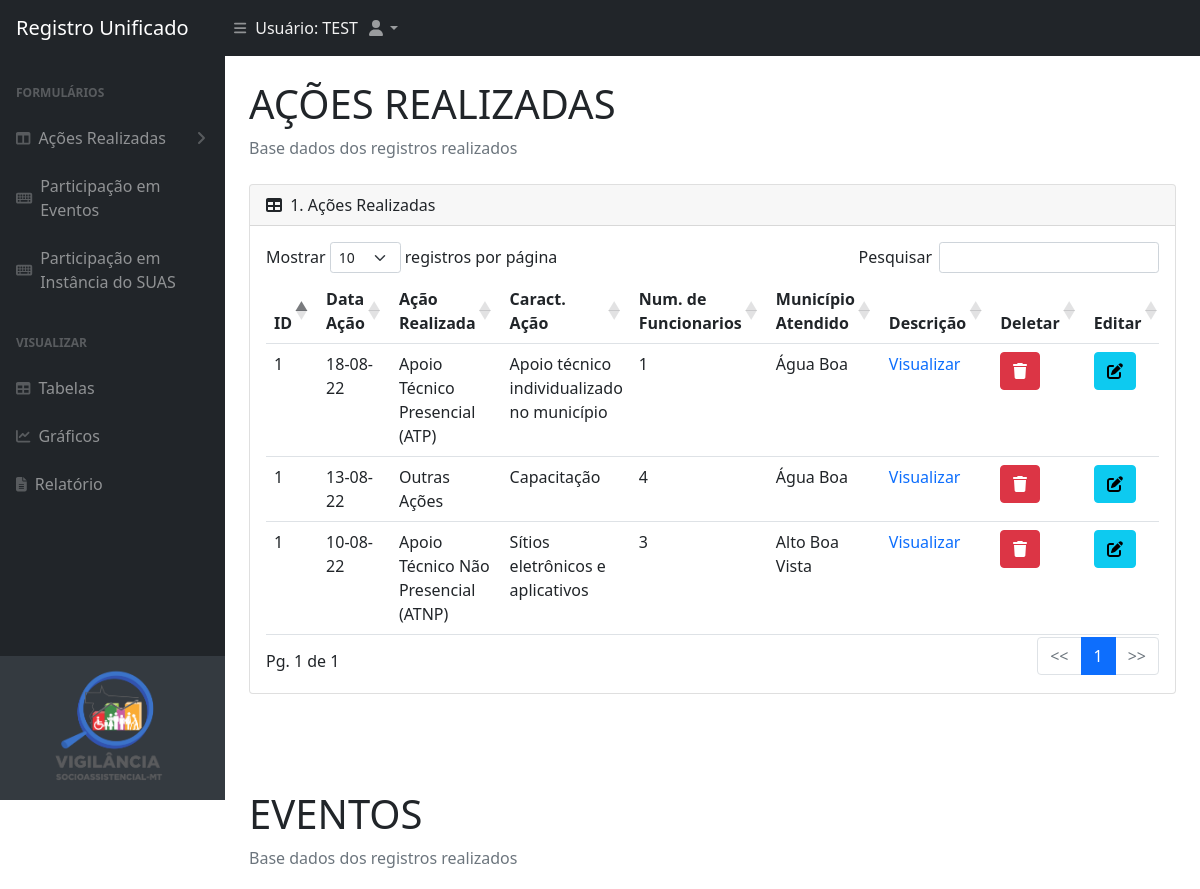
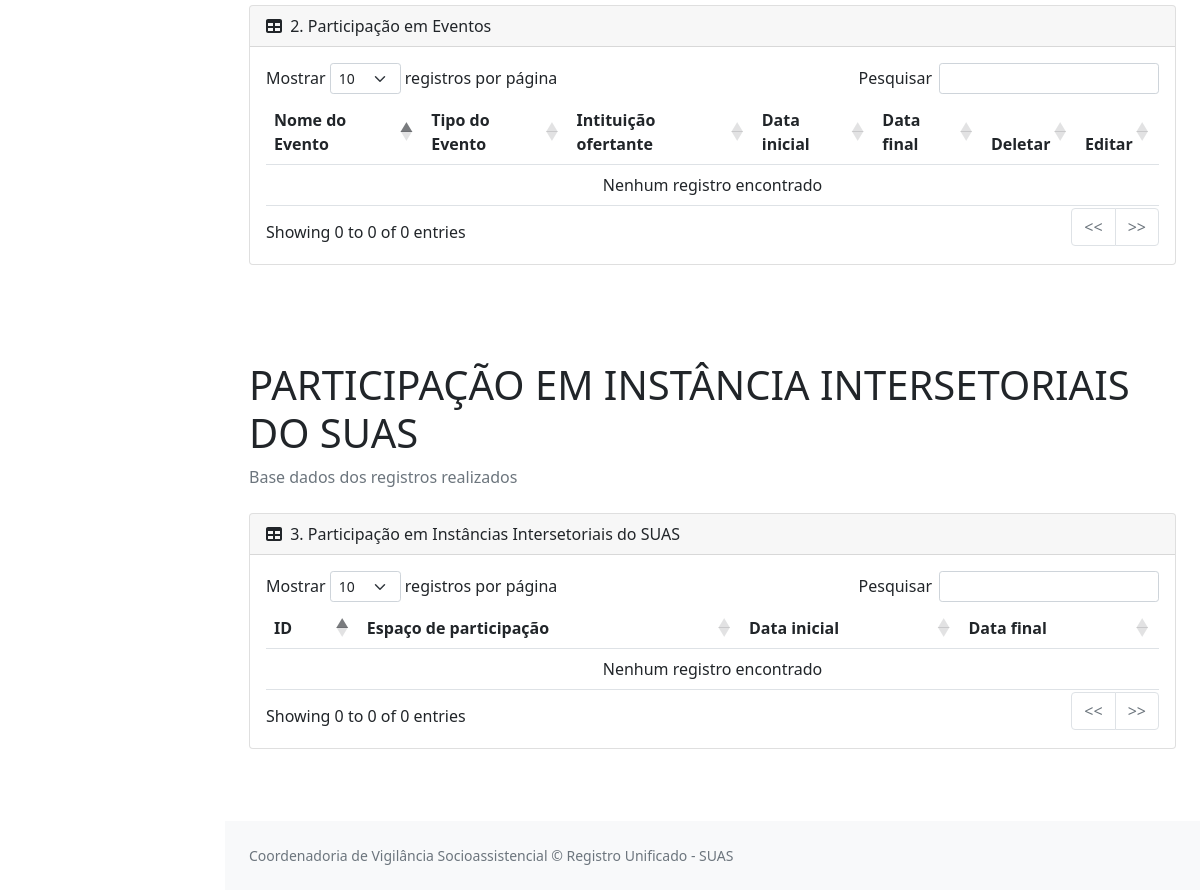
Page /users/tabelas (signed in) on the committed database (2 pictures, top to bottom).
### app/models.py (models this page shows, shortened)
class User(AbstractUser):
    id = models.AutoField(primary_key=True)
    sector_name = models.CharField(max_length=100, choices=LISTA_SETORES)

class AcaoAtpModel(models.Model):
    user = models.ForeignKey(User, on_delete=models.CASCADE, related_name='acaoAtp')
    acao_realizada = models.CharField(max_length=100, choices= ACAO_REALIZADA_CHOICE, default= 'Apoio Técnico Presencial (ATP)')
    caracteristica_acao = models.CharField(max_length=100, choices=TECNICO_PRESENCIAL_CHOICE, default= '')
    n_profissionais_atendidos = models.IntegerField('Numero de Funcionario',blank=False, null=False)
    descricao_acao = models.TextField('Descrição da Ação', max_length=1000, blank=False, null=False)
    data_acao = models.DateField('Data', blank=False, null=False)
    data_publicacao = models.DateField('Data da Publicação', default=timezone.now)
    municipio_atendido = models.CharField(max_length=100, choices= LISTA_MUNICIPIOS, default= '')

class AcaoOutrasModel(models.Model):
    user = models.ForeignKey(User, on_delete=models.CASCADE, related_name='acaoOutras')
    acao_realizada = models.CharField(max_length=100, choices= ACAO_REALIZADA_CHOICE, default= 'Outras Ações')
    caracteristica_acao = models.CharField(max_length=100, choices=OUTRAS_ACOES_CHOICE, default= '')
    n_profissionais_atendidos = models.IntegerField('Numero de Funcionario',blank=False, null=False)
    descricao_acao = models.TextField('Descrição da Ação', max_length=1000, blank=False, null=False)
    data_acao = models.DateField('Data', blank=False, null=False)
    data_publicacao = models.DateField('Data da Publicação', default=timezone.now)
    municipio_atendido = models.CharField(max_length=100, choices= LISTA_MUNICIPIOS, default='')

class AcaoAtnpModel(models.Model):
    user = models.ForeignKey(User, on_delete=models.CASCADE, related_name='acaoAtnp')
    acao_realizada = models.CharField(max_length=100, choices= ACAO_REALIZADA_CHOICE, default= 'Apoio Técnico Não Presencial (ATNP)')
    caracteristica_acao = models.CharField(max_length=100, choices=TECNICO_NAO_PRESENCIAL_CHOICE, default='')
    n_profissionais_atendidos = models.IntegerField('Numero de Funcionario',blank=False, null=False)
    descricao_acao = models.TextField('Descrição da Ação', max_length=1000, blank=False, null=False)
    data_acao = models.DateField('Data', blank=False, null=False)
    data_publicacao = models.DateField('Data da Publicação', default=timezone.now)
    municipio_atendido = models.CharField(max_length=100, choices= LISTA_MUNICIPIOS, default= '')

### app/views.py (the view)
# urls.py: path('tabelas', view=tables, name="tables"),
@login_required(login_url='contas/login')
@user_required
def tables(request):
    table_action_atp_page_object = AcaoAtpModel.objects.filter(user=request.user).values().order_by('-id')
    table_action_atnp_page_object = AcaoAtnpModel.objects.filter(user=request.user).values().order_by('-id')
    table_action_outras_page_object = AcaoOutrasModel.objects.filter(user=request.user).values().order_by('-id')
    table_event_page_object = TableEventModel.objects.filter(user=request.user).values().order_by('-id')
    table_interset_page_object = TableIntersetModel.objects.filter(user=request.user).values().order_by('-id')
    df_atp = pd.DataFrame(list(AcaoAtpModel.objects.all().values()))
    df_atnp = pd.DataFrame(list(AcaoAtnpModel.objects.all().values()))
    df_outras = pd.DataFrame(list(AcaoOutrasModel.objects.all().values()))
    df = pd.concat([df_atp,df_atnp,df_outras])#.drop(columns=['user_id'])
    df['data_acao'] = pd.to_datetime(df['data_acao']).dt.strftime('%d-%m-%y')
    df = df.sort_values(by='data_acao', ascending=False)
    json_records = df.reset_index().to_json(orient ='records')
    data_json = []
    data_json = json.loads(json_records)
    return render(request, 'app/tables/viewAllTable.html',
    {
    'table_event_page_object':table_event_page_object,
    'table_interset_page_object':table_interset_page_object,
    'data_json':data_json
    })

### templates/app/tables/viewAllTable.html (shortened to what this page needs)
{% extends 'app/index.html' %}
{% load static%}
{% block content %}
<div class="container-fluid px-4">
  <h1 class="mt-4">AÇÕES REALIZADAS</h1>
  <ol class="breadcrumb mb-4">
      <li class="breadcrumb-item active">Base dados dos registros realizados</li>
  </ol>
  <div class="card mb-4">
    <div class="card-header">
        <i class="fas fa-table me-1"></i>
        1. Ações Realizadas
    </div>
    <div class="card-body">
      <table class="table mydatatable" style="width:100%" >
        <thead>
          <tr>
            <th scope="col">ID</th>
            <th scope="col">Data Ação</th>
            <th scope="col">Ação Realizada</th>
            <th scope="col">Caract. Ação</th>
            <th scope="col">Num. de Funcionarios</th>
            <th scope="col">Município Atendido</th>
            <th scope="col">Descrição</th>
            <th scope="col">Deletar</th>
            <th scope="col">Editar</th>
          </tr>
        </thead>
        <tbody>
          {% for table in data_json %}
          <tr>
            <td>{{table.id}}</td>
            <td>{{table.data_acao }}</td>
            <td>{{table.acao_realizada}}</td>
            <td>{{table.caracteristica_acao}}</td>
            <td>{{table.n_profissionais_atendidos}}</td>
            <td>{{table.municipio_atendido}}</td>
            <td><a href="{% url 'description_table' id=table.id %}" class="text-decoration-none">Visualizar
              </a></td>
            <td>
              <form action="{% url 'deleteTableAction' id=table.id %}" method="POST">
                <button type="submit" class="btn btn-danger" confirm="Deseja apagar ?">
                  <i class="fa-solid fa-trash"></i></button>
              </form>
            </td>
            <td><a href="{% url 'tableActionUpdate' id=table.id%}">
                <button type="button" class="btn btn-info">
                  <i class="fas fa-edit"></i>
                </button>
              </a>
            </td>
          </tr>
          {% endfor %}
        </tbody>
      </table>
    </div>
  </div>
</div>
  <br><br>
<div class="container-fluid px-4">
  <h1 class="mt-4">EVENTOS</h1>
  <ol class="breadcrumb mb-4">
      <li class="breadcrumb-item active">Base dados dos registros realizados</li>
  </ol>
  <div class="card mb-4">
    <div class="card-header">
        <i class="fas fa-table me-1"></i>
        2. Participação em Eventos
    </div>
    <div class="card-body">
      <table class="table mydatatable" style="width:100%">
        <thead>
          <tr>
            <th scope="col">Nome do Evento</th>
            <th scope="col">Tipo do Evento</th>
            <th scope="col">Intituição ofertante</th>
            <th scope="col">Data inicial</th>
            <th scope="col">Data final</th>
            <th scope="col">Deletar</th>
            <th scope="col">Editar</th>
          </tr>
        </thead>
        <tbody>
        </tbody>
      </table>
    </div>
  </div>
</div>
<br>
<br>
<div class="container-fluid px-4">
  <h1 class="mt-4">PARTICIPAÇÃO EM INSTÂNCIA INTERSETORIAIS DO SUAS</h1>
  <ol class="breadcrumb mb-4">
      <li class="breadcrumb-item active">Base dados dos registros realizados</li>
  </ol>
  <div class="card mb-4">
    <div class="card-header">
        <i class="fas fa-table me-1"></i>
        3. Participação em Instâncias Intersetoriais do SUAS
    </div>
    <div class="card-body">
      <table class="table mydatatable" style="width:100%">
        <thead >
          <tr>
            <th scope="col">ID</th>
            <th scope="col">Espaço de participação</th>
            <th scope="col">Data inicial</th>
            <th scope="col">Data final</th>
          </tr>
        </thead>
        <tbody>
        </tbody>
      </table>
    </div>
  </div>
  <br>
  <br>
</div>
{% endblock %}

### templates/app/index.html (shortened to what this page needs)
<!DOCTYPE html>
<html lang="en">
{% load static %}
    <head>
        <link rel="stylesheet" href="https://cdn.datatables.net/1.10.19/css/dataTables.bootstrap4.min.css">
        <link href="{% static "css/styles.css" %}"  rel="stylesheet" />
    </head>
    <body class="sb-nav-fixed">
        <nav class="sb-topnav navbar navbar-expand navbar-dark bg-dark" style="color:#f2f2f2">
            <a class="navbar-brand ps-3" href="#">Registro Unificado</a>
            <button class="btn btn-link btn-sm order-1 order-lg-0 me-4 me-lg-0" id="sidebarToggle" href="#!"><i class="fas fa-bars"></i></button>
            Usuário: {{user.username|upper}}
            <ul class="navbar-nav ms-auto ms-md-0 me-3 me-lg-4">
                <li class="nav-item dropdown">
                    <a class="nav-link dropdown-toggle" id="navbarDropdown" href="#" role="button" data-bs-toggle="dropdown" aria-expanded="false"><i class="fas fa-user fa-fw"></i></a>
                </li>
            </ul>
        </nav>
        <div id="layoutSidenav">
            <div id="layoutSidenav_nav">
                <nav class="sb-sidenav accordion sb-sidenav-dark" id="sidenavAccordion">
                    <div class="sb-sidenav-menu">
                        <div class="nav">
                            <div class="sb-sidenav-menu-heading">Formulários</div>
                            <a class="nav-link collapsed" href="#" data-bs-toggle="collapse" data-bs-target="#collapseLayouts" aria-expanded="false" aria-controls="collapseLayouts">
                                <div class="sb-nav-link-icon"><i class="fas fa-columns"></i></div>
                                Ações Realizadas
                                <div class="sb-sidenav-collapse-arrow"><i class="fas fa-angle-down"></i></div>
                            </a>
                            <a class="nav-link" href="formulario-de-evento">
                                <div class="sb-nav-link-icon"><i class="fas fa-keyboard"></i></div>
                                Participação em Eventos
                            </a>
                            <a class="nav-link" href="/users/formulario-de-instancias">
                                <div class="sb-nav-link-icon"><i class="fas fa-keyboard"></i></div>
                                Participação em Instância do SUAS
                            </a>
                            <div class="sb-sidenav-menu-heading">Visualizar</div>
                            <a class="nav-link" href="/users/tabelas">
                                <div class="sb-nav-link-icon"><i class="fas fa-table"></i></div>
                                Tabelas
                            </a>
                            <a class="nav-link" href="/charts/">
                                <div class="sb-nav-link-icon"><i class="fas fa-chart-line"></i></div>
                                Gráficos
                            </a>
                            <a class="nav-link" href="/charts/">
                                <div class="sb-nav-link-icon"><i class="fas fa-file-alt"></i></div>
                                Relatório
                            </a>
                        </div>
                    </div>
                    <a class="navbar-brand ps-5" href="index_users.html">
                      </a>
                    <div class="sb-sidenav-footer ps-5">
                        <div class="small">
                        <img src="{% static 'assets/img/logo_vs.png'%}" width="120" height="120" />
                        </div>
                    </div>
                </nav>
            </div>
            <div id="layoutSidenav_content">
                <main>
                    {% block content %}{% endblock %}
                </main>
                <footer class="py-4 bg-light mt-auto">
                    <div class="container-fluid px-4">
                        <div class="d-flex align-items-center justify-content-between small">
                            <div class="text-muted">Coordenadoria de Vigilância Socioassistencial &copy; Registro Unificado - SUAS</div>
                        </div>
                    </div>
                </footer>
            </div>
        </div>
    </body>
</html>

### rows in the picture
User: username "TEST"
AcaoAtpModel: id "1", data_acao "18-08-22", acao_realizada "Apoio Técnico Presencial (ATP)", caracteristica_acao "Apoio técnico individualizado no município", n_profissionais_atendidos "1", municipio_atendido "Água Boa"
AcaoOutrasModel: id "1", data_acao "13-08-22", acao_realizada "Outras Ações", caracteristica_acao "Capacitação", n_profissionais_atendidos "4", municipio_atendido "Água Boa"
AcaoAtnpModel: id "1", data_acao "10-08-22", acao_realizada "Apoio Técnico Não Presencial (ATNP)", caracteristica_acao "Sítios eletrônicos e aplicativos", n_profissionais_atendidos "3", municipio_atendido "Alto Boa Vista"
